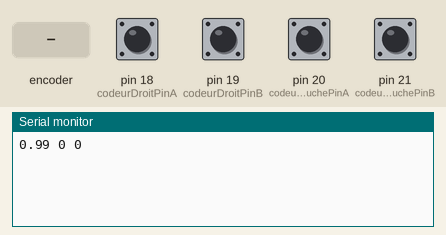
The sketch below on a simulated Arduino Mega 2560, built with avr-gcc and run on an emulated ATmega2560. Shown: the last lines printed to the serial monitor. The inputs (shaded band) are chosen by the test bench; at power-on: pin 18 (codeurDroitPinA), pin 19 (codeurDroitPinB), pin 20 (codeurGauchePinA), pin 21 (codeurGauchePinB) HIGH.

Above: at 1.2 s.
1.3 s: rotary encoder on pin 18 (codeurDroitPinA) / pin 19 (codeurDroitPinB) turned 1 step (first pin leading)
At 2.5 s:
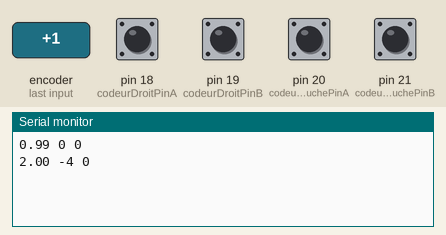
3.0 s: pin 20 (codeurGauchePinA) pulled LOW for 0.15 s
At 3.6 s:
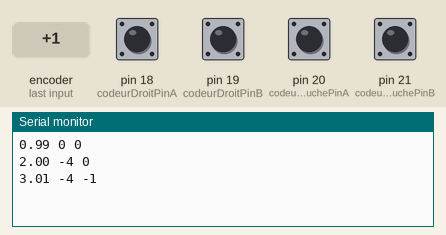
4.6 s: pin 21 (codeurGauchePinB) pulled LOW for 1 s
At 5.9 s:
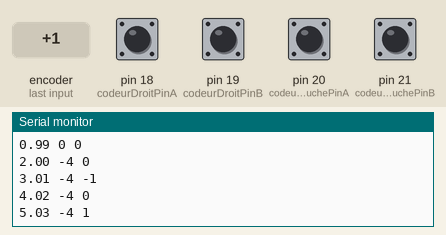
7.1 s: pin 20 (codeurGauchePinA) pulled LOW for 1 s
At 8.9 s:
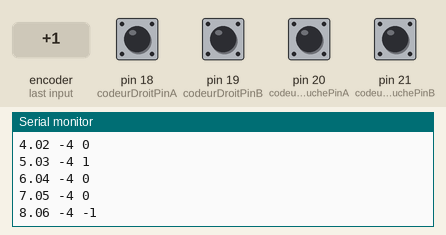
9.6 s: rotary encoder on pin 18 (codeurDroitPinA) / pin 19 (codeurDroitPinB) turned 1 step (first pin leading)
At 10.9 s:
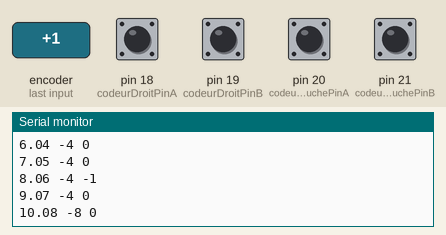
11.3 s: pin 21 (codeurGauchePinB) pulled LOW for 1 s
At 12.6 s:
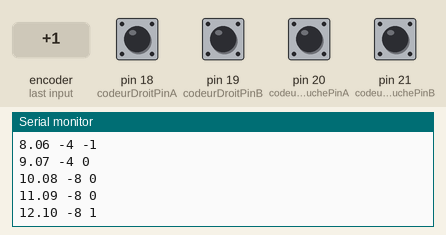
Timing chart, 0 to 14.3 s (numbered marks = the images above; inputs shaded):
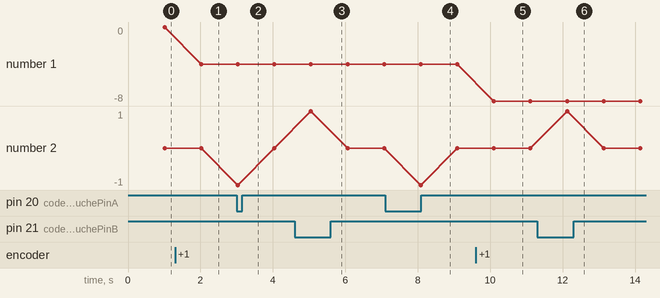

Measured:
- after the input at 1.3 s, the serial monitor: prints a new line after 0.72 s (image 1)
- after the input at 3.0 s, the serial monitor: prints a new line at once (image 2)
- after the input at 4.6 s, the serial monitor: prints a new line after 0.45 s (image 3)
- after the input at 7.1 s, the serial monitor: prints a new line after 0.98 s (image 4)
- after the input at 9.6 s, the serial monitor: prints a new line after 0.50 s (image 5)
- after the input at 11.3 s, the serial monitor: prints a new line after 0.82 s (image 6)
- plotted number 1: 0 → -4 after the input at 1.3 s, -4 → -8 after the input at 9.6 s

The sketch:

ComptTicks.ino
```cpp
/*
Programme pour afficher le nombre de ticks comptés lors d'une rotation manuelle
des moteurs utilisés pour les roues, intégrant un codeur magnétique
moteur : https://www.aliexpress.com/item/32918974888.html?spm=a2g0o.order_list.0.0.21ef5e5bE0sntD
*/
/* connection d'un moteur pour ce code :
* fil bleu : VCC de la carte arduino : alimentation pour le codeur
* fil vert : GND de la carte arduino : alimentation pour le codeur
* fil jaune : Signal A du codeur magnétique
* fil blanc : Signal B du codeur magnétique
* fil rouge : non utilisé ici : alimentation + du moteur
* fil noir : non utilisé ici : alimentation - du moteur
*/

// bibliothèque de gestion de temps
#include <FlexiTimer2.h>


#define Nmoy 10            // Nombre de valeurs moyennées pour compter le nombre de ticks

// Définitions et déclarations pour un codeur magnétique du moteur Droit
#define codeurDroitInterruptionA 3    // interruption 3 = broche n°18 - Arduino MEGA2560 : fil
#define codeurDroitInterruptionB 2    // interruption 2 = broche n°19 - Arduino MEGA2560
#define codeurDroitPinA 18            // Signal A du codeur magnétique Moteur Droit
#define codeurDroitPinB 19            // Signal B du codeur magnétique Moteur Droit
volatile long ticksCodeurDroit = 0;   //Compteur d'impulsions "ticks" codeur Moteur Droit
                                     // sur une période finie (sur CADENCE_MS millisecondes)

// Définitions et déclarations pour le codeur incrémental du moteur Gauche
#define codeurGaucheInterruptionA 4  // interruption 5 = broche n°20 - Arduino MEGA2560
#define codeurGaucheInterruptionB 5  // interruption 4 = broche n°21 - Arduino MEGA2560
#define codeurGauchePinA 20          // Signal A du codeur magnétique Moteur Gauche
#define codeurGauchePinB 21          // Signal B du codeur magnétique Moteur Gauche
volatile long ticksCodeurGauche = 0; //Compteur d'impulsions "ticks" codeur Moteur Gauche
                                     // sur une période finie (sur CADENCE_MS millisecondes)

// variables pour cumuler les nombre de ticks mesurés périodiquement sur une période finie
//    (tous les CADENCE_MS millisecondes)
int cumulTicksCodeurDroit = 0;
int cumulTicksCodeurGauche = 0;

// Certaines parties du programme sont exécutées à cadence fixe grâce à la bibliothèque FlexiTimer2.
// Cadence d'échantillonnage en ms = cadence de mesure des ticks
#define CADENCE_MS 10
// variables utiles
volatile double dt = CADENCE_MS / 1000.;
volatile double temps = -CADENCE_MS / 1000.;

// Ce programme envoie par liaison série des données à l'ordinateur connecté à la carte arduino Mega.
// Cadence d'envoi des données en ms
#define TSDATA 1000
// variables utiles
unsigned long tempsDernierEnvoi = 0;
unsigned long tempsCourant = 0;

// set up du programme : initialisations
void setup() {
  // les notoiions d'interruptions sont à découvrir dans le documentation arduino
  // Exemples : https://www.locoduino.org/spip.php?article64 ou https://www.gcworks.fr/tutoriel/arduino/Lesinterruptions.html

  //**** gestion des interruptions moteur droit
  // Codeur incrémental moteur droit
  pinMode(codeurDroitPinA, INPUT);      // entrée digitale pin A codeur
  digitalWrite(codeurDroitPinA, HIGH);  // activation de la résistance de pullup interne de l'arduino
  pinMode(codeurDroitPinB, INPUT);      // entrée digitale pin B codeur
  digitalWrite(codeurDroitPinB, HIGH);  // activation de la résistance de pullup interne de l'arduino
  // A chaque changement de niveau de tension sur le pin A du codeur,
  // on exécute la fonction GestionInterruptionCodeurDroitPinA (définie à la fin du programme)
  // cette fonction ne fait qu'incrémenter / décrémenter le nombre de bascules haut bas du signal
  attachInterrupt(digitalPinToInterrupt(codeurDroitPinA), GestionInterruptionCodeurDroitPinA, CHANGE);
  // A chaque changement de niveau de tension sur le pin B du codeur,
  // on exécute la fonction GestionInterruptionCodeurGauchePinB (définie à la fin du programme)
  // cette fonction ne fait qu'incrémenter / décrémenter le nombre de bascules haut bas du signal
  attachInterrupt(digitalPinToInterrupt(codeurDroitPinB), GestionInterruptionCodeurDroitPinB, CHANGE);

  //**** gestion des interruptions moteur gauche
  // Codeur incrémental moteur gauche
  pinMode(codeurGauchePinA, INPUT);      // entrée digitale pin A codeur
  digitalWrite(codeurGauchePinA, HIGH);  // activation de la résistance de pullup
  pinMode(codeurGauchePinB, INPUT);      // entrée digitale pin B codeur
  digitalWrite(codeurGauchePinB, HIGH);  // activation de la résistance de pullup
  // A chaque changement de niveau de tension sur le pin A du codeur,
  // on exécute la fonction GestionInterruptionCodeurGauchePinA (définie à la fin du programme)
  // cette fonction ne fait qu'incrémenter / décrémenter le nombre de bascules haut bas du signal
  attachInterrupt(digitalPinToInterrupt(codeurGauchePinA), GestionInterruptionCodeurGauchePinA, CHANGE);
  // A chaque changement de niveau de tension sur le pin B du codeur,
  // on exécute la fonction GestionInterruptionCodeurGauchePinB (définie à la fin du programme)
  // cette fonction ne fait qu'incrémenter / décrémenter le nombre de bascules haut bas du signal
  attachInterrupt(digitalPinToInterrupt(codeurGauchePinB), GestionInterruptionCodeurGauchePinB, CHANGE);


  // gestion du temps : voir doc sur FlexiTimer2
  // la fonction isrt définie plus loin sera appelée automatiquement tout les CADENCE_MS millisecondes
  FlexiTimer2::set(CADENCE_MS, 1 / 1000., isrt); // résolution timer = 1 ms
  FlexiTimer2::start();


  // init liaison série console
  Serial.begin(19200);  // pour transfert en affichage

}


// fonction loop appelée en continu
void loop() {
  // la loop ne fait rien.
  // la progression est assurée via les fonctions appelées lors des interruptions ou selon le timer
}


// Fonction excutée tous les CADENCE_MS millisecondes
void isrt() {

// Compteur de boucle et variable d'activation de l'asservissement
  int i;

  // Compteur de ticks moteur droit : ce cumul n'est utile que pour ce programme
  // Vous tournez la roue droite sur N tours à la main, et l'affichage vous donnera le nombre de ticks cumulTicksCodeurDroit correspondant
  // cumulTicksCodeurDroit / N vous donne le nombre de ticks par tour de votre roue droite
  cumulTicksCodeurDroit = cumulTicksCodeurDroit + ticksCodeurDroit;
  // Une fois lu, ce nombre est remis à 0 pour pouvoir l'incrémenter de nouveau sans risquer de débordement de variable
  ticksCodeurDroit = 0;

  // Compteur de ticks moteur gauche : ce cumul n'est utile que pour ce programme
  // Vous tournez la roue droite sur N tours à la main, et l'affichage vous donnera le nombre de ticks cumulTicksCodeurGauche correspondant
  // cumulTicksCodeurGauche / N vous donne le nombre de ticks par tour de votre roue gauche
  cumulTicksCodeurGauche = cumulTicksCodeurGauche + ticksCodeurGauche;
  // Une fois lu, ce nombre est remis à 0 pour pouvoir l'incrémenter de nouveau sans risquer de débordement de variable
  ticksCodeurGauche = 0;


  ////////////////////////////////////////////////////////////////////////////////////////////////////////////////////////////////////////////
  // Ecriture des données sur la liaison série pour monitoring
    ecritureData();

    // Incrémentation du temps courant
    temps += dt;
}


// Ecriture des données en sortie tous les TSDATA millisecondes
void ecritureData(void) {
  // On envoie les données s'il s'est écoulé plus de TSDATA secondes
  // entre l'instant courant et le dernier envoi
  // dans ce programme, on écrit le nombre de ticks cumulés
  tempsCourant = millis();
  if (tempsCourant - tempsDernierEnvoi > TSDATA) {
    Serial.print(temps);
    Serial.print(" ");
    Serial.print(cumulTicksCodeurDroit);
    Serial.print(" ");
    Serial.print(cumulTicksCodeurGauche);
    Serial.print("\n");

    tempsDernierEnvoi = tempsCourant;
  }
}


// fonctions de comptage des changements de niveau sur chaque codeur : roue droite
void GestionInterruptionCodeurDroitPinA() {
  // Routine de service d'interruption attachée à la voie A du codeur incrémental droite
  if (digitalRead(codeurDroitPinA) == digitalRead(codeurDroitPinB)) {
    ticksCodeurDroit++;
  }
  else {
    ticksCodeurDroit--;
  }
}
void GestionInterruptionCodeurDroitPinB() {
  // Routine de service d'interruption attachée à la voie B du codeur incrémental droite
  if (digitalRead(codeurDroitPinA) == digitalRead(codeurDroitPinB)) {
    ticksCodeurDroit--;
  }
  else {
    ticksCodeurDroit++;
  }
}

// fonctions de comptage des changements de niveau sur chaque codeur : roue gauche
void GestionInterruptionCodeurGauchePinA() {
  // Routine de service d'interruption attachée à la voie A du codeur incrémental gauche
  if (digitalRead(codeurGauchePinA) == digitalRead(codeurGauchePinB)) {
    ticksCodeurGauche++;
  }
  else {
    ticksCodeurGauche--;
  }
}
void GestionInterruptionCodeurGauchePinB() {
  // Routine de service d'interruption attachée à la voie B du codeur incrémental gauche
  if (digitalRead(codeurGauchePinA) == digitalRead(codeurGauchePinB)) {
    ticksCodeurGauche--;
  }
  else {
    ticksCodeurGauche++;
  }
}
```
